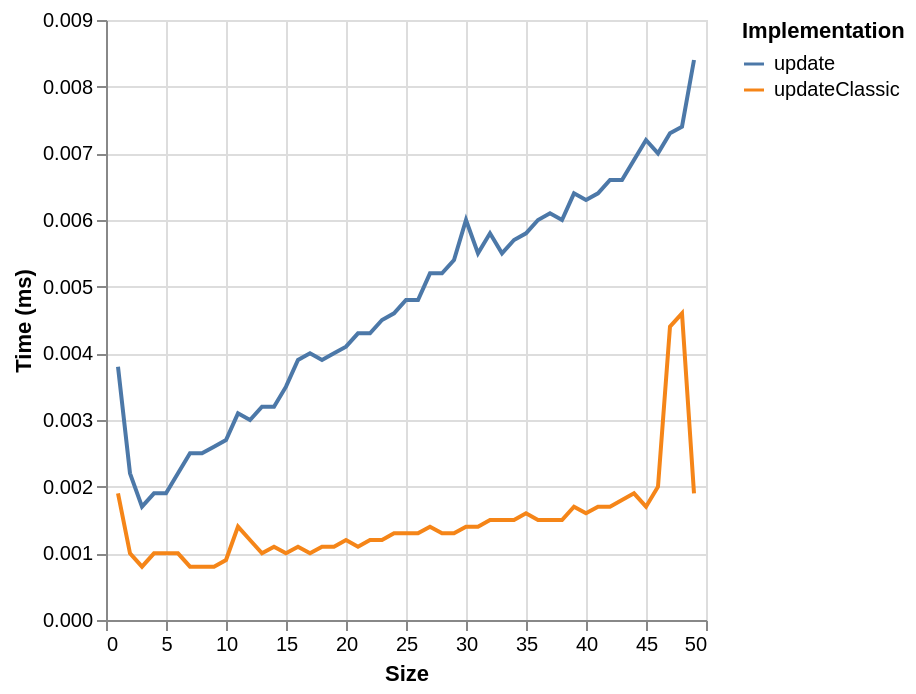

Source (Vega-Lite JSON):
### Vega-Lite specification from a JSON file in a GitHub repository (floating-point values rounded to 4 significant figures)
{"$schema": "https://vega.github.io/schema/vega-lite/v6.json", "data": {"values": [{"ms": 0.0019, "series": "updateClassic", "size": 1}, {"ms": 0.001, "series": "updateClassic", "size": 2}, {"ms": 0.0008, "series": "updateClassic", "size": 3}, {"ms": 0.001, "series": "updateClassic", "size": 4}, {"ms": 0.001, "series": "updateClassic", "size": 5}, {"ms": 0.001, "series": "updateClassic", "size": 6}, {"ms": 0.0008, "series": "updateClassic", "size": 7}, {"ms": 0.0008, "series": "updateClassic", "size": 8}, {"ms": 0.0008, "series": "updateClassic", "size": 9}, {"ms": 0.0009, "series": "updateClassic", "size": 10}, {"ms": 0.0014, "series": "updateClassic", "size": 11}, {"ms": 0.0012, "series": "updateClassic", "size": 12}, {"ms": 0.001, "series": "updateClassic", "size": 13}, {"ms": 0.0011, "series": "updateClassic", "size": 14}, {"ms": 0.001, "series": "updateClassic", "size": 15}, {"ms": 0.0011, "series": "updateClassic", "size": 16}, {"ms": 0.001, "series": "updateClassic", "size": 17}, {"ms": 0.0011, "series": "updateClassic", "size": 18}, {"ms": 0.0011, "series": "updateClassic", "size": 19}, {"ms": 0.0012, "series": "updateClassic", "size": 20}, {"ms": 0.0011, "series": "updateClassic", "size": 21}, {"ms": 0.0012, "series": "updateClassic", "size": 22}, {"ms": 0.0012, "series": "updateClassic", "size": 23}, {"ms": 0.0013, "series": "updateClassic", "size": 24}, {"ms": 0.0013, "series": "updateClassic", "size": 25}, {"ms": 0.0013, "series": "updateClassic", "size": 26}, {"ms": 0.0014, "series": "updateClassic", "size": 27}, {"ms": 0.0013, "series": "updateClassic", "size": 28}, {"ms": 0.0013, "series": "updateClassic", "size": 29}, {"ms": 0.0014, "series": "updateClassic", "size": 30}, {"ms": 0.0014, "series": "updateClassic", "size": 31}, {"ms": 0.0015, "series": "updateClassic", "size": 32}, {"ms": 0.0015, "series": "updateClassic", "size": 33}, {"ms": 0.0015, "series": "updateClassic", "size": 34}, {"ms": 0.0016, "series": "updateClassic", "size": 35}, {"ms": 0.0015, "series": "updateClassic", "size": 36}, {"ms": 0.0015, "series": "updateClassic", "size": 37}, {"ms": 0.0015, "series": "updateClassic", "size": 38}, {"ms": 0.0017, "series": "updateClassic", "size": 39}, {"ms": 0.0016, "series": "updateClassic", "size": 40}, {"ms": 0.0017, "series": "updateClassic", "size": 41}, {"ms": 0.0017, "series": "updateClassic", "size": 42}, {"ms": 0.0018, "series": "updateClassic", "size": 43}, {"ms": 0.0019, "series": "updateClassic", "size": 44}, {"ms": 0.0017, "series": "updateClassic", "size": 45}, {"ms": 0.002, "series": "updateClassic", "size": 46}, {"ms": 0.0044, "series": "updateClassic", "size": 47}, {"ms": 0.0046, "series": "updateClassic", "size": 48}, {"ms": 0.0019, "series": "updateClassic", "size": 49}, {"ms": 0.0038, "series": "update", "size": 1}, {"ms": 0.0022, "series": "update", "size": 2}, {"ms": 0.0017, "series": "update", "size": 3}, {"ms": 0.0019, "series": "update", "size": 4}, {"ms": 0.0019, "series": "update", "size": 5}, {"ms": 0.0022, "series": "update", "size": 6}, {"ms": 0.0025, "series": "update", "size": 7}, {"ms": 0.0025, "series": "update", "size": 8}, {"ms": 0.0026, "series": "update", "size": 9}, {"ms": 0.0027, "series": "update", "size": 10}, {"ms": 0.0031, "series": "update", "size": 11}, {"ms": 0.003, "series": "update", "size": 12}, {"ms": 0.0032, "series": "update", "size": 13}, {"ms": 0.0032, "series": "update", "size": 14}, {"ms": 0.0035, "series": "update", "size": 15}, {"ms": 0.0039, "series": "update", "size": 16}, {"ms": 0.004, "series": "update", "size": 17}, {"ms": 0.0039, "series": "update", "size": 18}, {"ms": 0.004, "series": "update", "size": 19}, {"ms": 0.0041, "series": "update", "size": 20}, {"ms": 0.0043, "series": "update", "size": 21}, {"ms": 0.0043, "series": "update", "size": 22}, {"ms": 0.0045, "series": "update", "size": 23}, {"ms": 0.0046, "series": "update", "size": 24}, {"ms": 0.0048, "series": "update", "size": 25}, {"ms": 0.0048, "series": "update", "size": 26}, {"ms": 0.0052, "series": "update", "size": 27}, {"ms": 0.0052, "series": "update", "size": 28}, {"ms": 0.0054, "series": "update", "size": 29}, {"ms": 0.006, "series": "update", "size": 30}, {"ms": 0.0055, "series": "update", "size": 31}, {"ms": 0.0058, "series": "update", "size": 32}, {"ms": 0.0055, "series": "update", "size": 33}, {"ms": 0.0057, "series": "update", "size": 34}, {"ms": 0.0058, "series": "update", "size": 35}, {"ms": 0.006, "series": "update", "size": 36}, {"ms": 0.0061, "series": "update", "size": 37}, {"ms": 0.006, "series": "update", "size": 38}, {"ms": 0.0064, "series": "update", "size": 39}, {"ms": 0.0063, "series": "update", "size": 40}, {"ms": 0.0064, "series": "update", "size": 41}, {"ms": 0.0066, "series": "update", "size": 42}, {"ms": 0.0066, "series": "update", "size": 43}, {"ms": 0.0069, "series": "update", "size": 44}, {"ms": 0.0072, "series": "update", "size": 45}, {"ms": 0.007, "series": "update", "size": 46}, {"ms": 0.0073, "series": "update", "size": 47}, {"ms": 0.0074, "series": "update", "size": 48}, {"ms": 0.0084, "series": "update", "size": 49}]}, "encoding": {"color": {"field": "series", "legend": {"orient": "right", "symbolLimit": 30, "title": "Implementation"}, "type": "nominal"}, "x": {"field": "size", "title": "Size", "type": "quantitative"}, "y": {"field": "ms", "title": "Time (ms)", "type": "quantitative"}}, "mark": {"point": false, "type": "line"}}
